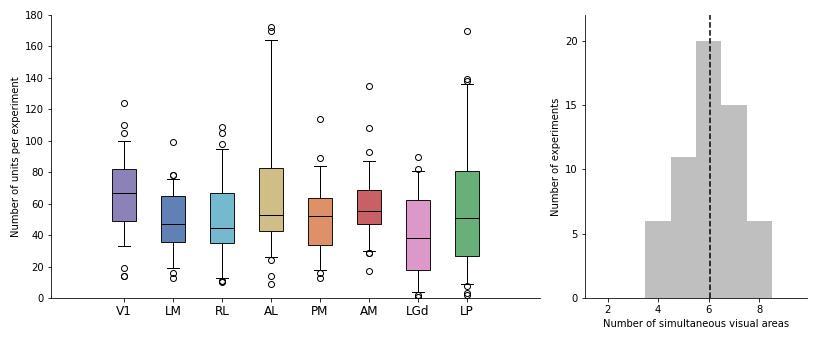

Generate this figure with Python:
# -*- coding: utf-8 -*-

# -*- coding: utf-8 -*-

import matplotlib.pyplot as plt
import numpy as np
import pandas as pd
import os

df = pd.read_csv(os.path.join(os.getcwd(), 'data', 'unit_table.csv'), low_memory=False)

# %%

areas = ('VISp','VISl','VISrl','VISal','VISpm','VISam','LGd','LP') 
num_units_per_area = np.zeros((len(df.specimen_id.unique()), len(areas)))
num_overlap_per_area = np.zeros((len(df.specimen_id.unique()), len(areas), len(areas)))

min_units = 0

num_per_mouse = []

for mouse_idx, mouse in enumerate(df.specimen_id.unique()):
    
    selection1 =  (df.specimen_id == mouse) & \
                  (df.amplitude_cutoff < 0.1) & \
                  (df.presence_ratio > 0.95) & \
                  (df.isi_violations < 0.5) & \
                  (df.quality == 'good')
                  
    num_per_mouse.append(np.sum(selection1))
    
    for area_idx, area in enumerate(areas):
        
        selection2 = (df.ecephys_structure_acronym == area)
        
        if np.sum(selection1 * selection2) > min_units:
                    
            num_units_per_area[mouse_idx, area_idx] = np.sum(selection1 & selection2)
        
simultaneous_areas = np.sum(num_units_per_area[:,:].astype('bool'),1)
did_record = np.sum(num_units_per_area.astype('bool'),0)

# %%

num_per_probe = []
has_ccf = 0

for probe_idx, probe in enumerate(df.ecephys_probe_id.unique()):
    
    selection = (df.ecephys_probe_id == probe) & \
                    (df.amplitude_cutoff < 0.1) & \
                    (df.presence_ratio > 0.95) & \
                    (df.isi_violations < 0.5)
    
    num_per_probe.append(np.sum(selection))
    
    if np.sum(df[selection]['anterior_posterior_ccf_coordinate']) > 0:
        
        has_ccf += 1

print('Total units per probe:')
print('Mean: ' + str(np.mean(num_per_probe)) + '+/-' + str(np.std(num_per_probe)))
print()

print('Total units per mouse:')
print('Mean: ' + str(np.mean(num_per_mouse)) + '+/-' + str(np.std(num_per_mouse)))
print()

# %%

unit_count = num_units_per_area.flatten()
unit_count[unit_count == 0] = np.nan
unit_mean = np.nanmean(unit_count)
unit_std = np.nanstd(unit_count)

print('Total units per area:')
print('Mean: ' + str(unit_mean) + '+/-' + str(unit_std))
print()
print('Total areas per recording:')
print('Mean: ' + str(np.mean(simultaneous_areas)) + '+/-' + str(np.std(simultaneous_areas)))

# %%
plt.figure(4171)
plt.clf()

plt.subplot2grid((1,6),(0,4),colspan=2,rowspan=1)

common_area_names = ['V1','LM','RL','AL','PM','AM','LGd','LP'] #,'CA1', 'CA3', 'DG', 'SUB']

h,b = np.histogram(simultaneous_areas, bins=np.arange(2,11)) #, color='gray')
plt.bar(b[:-1],h,width=1.0,color='gray', alpha=0.5)
plt.xlabel('Number of simultaneous visual areas')
plt.ylabel('Number of experiments')
plt.ylim([0,22])
plt.yticks(ticks=np.arange(0,22,5))

M = np.mean(simultaneous_areas)
plt.plot([M, M],[0,25],'--k')

ax = plt.gca()
[ax.spines[loc].set_visible(False) for loc in ['right', 'top']]   

ds = []

for i in range(len(common_area_names)):
    N = num_units_per_area[:,i]
    N = N[N > 0]
    ds.append(N)
    
plt.subplot2grid((1,6),(0,0),colspan=4,rowspan=1)

print('Total visual area units: ' + str(np.sum(np.concatenate(ds))))

ax = plt.gca()

box_parts = plt.boxplot(ds, patch_artist=True, whis=[5,95])
plt.xticks(ticks=np.arange(len(common_area_names))+1, labels=common_area_names, fontsize=12)
plt.ylabel('Number of units per experiment')

for i, pc in enumerate(box_parts['boxes']):
    pc.set_facecolor(get_color_palette(areas[i],'seaborn'))
    pc.set_edgecolor('k')
    pc.set_alpha(0.9)
    
for i, pc in enumerate(box_parts['medians']):
    pc.set_color('k')

plt.xlim([-0.5,9.5])
plt.ylim([0,180])

ax = plt.gca()
[ax.spines[loc].set_visible(False) for loc in ['right', 'top']]   

plt.tight_layout()

# %%
